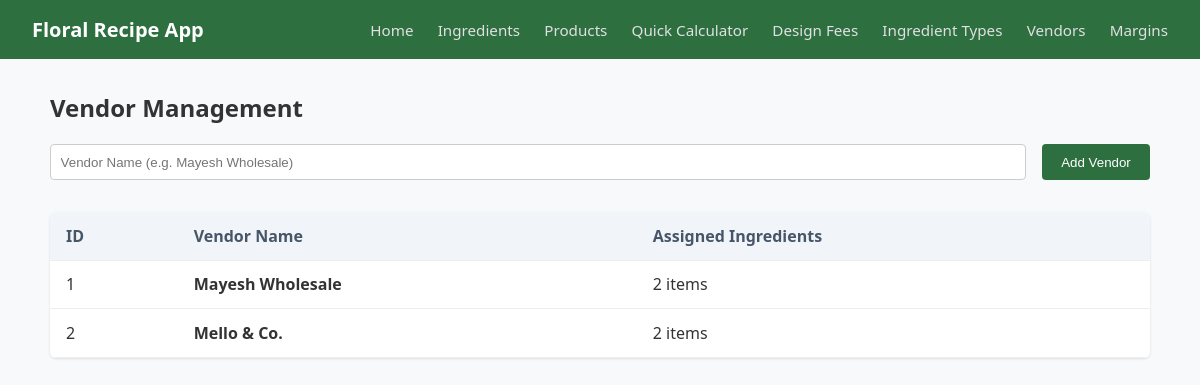
/vendors, run on the app's committed database.
### models.py (models this page shows, shortened)
class Vendor(db.Model):
    __tablename__ = 'vendors'
    id = db.Column(db.Integer, primary_key=True)
    name = db.Column(db.String(100), nullable=False)
    ingredients = db.relationship('Ingredient', backref='vendor', lazy=True)

### app.py (the view, shortened to what this page needs)
@app.route('/vendors', methods=['GET', 'POST'])
def vendors():
    all_vendors = models.Vendor.query.all()
    return render_template('vendors.html', vendors=all_vendors)

### templates/vendors.html (shortened to what this page needs)
{% extends 'base.html' %}
{% block content %}
<h2>Vendor Management</h2>
<form method="POST" class="form-inline">
    <input type="text" name="name" placeholder="Vendor Name (e.g. Mayesh Wholesale)" required>
    <button type="submit">Add Vendor</button>
</form>
<table class="data-table">
    <thead>
        <tr>
            <th>ID</th>
            <th>Vendor Name</th>
            <th>Assigned Ingredients</th>
        </tr>
    </thead>
    <tbody>
        {% for vendor in vendors %}
        <tr>
            <td>{{ vendor.id }}</td>
            <td><strong>{{ vendor.name }}</strong></td>
            <td>{{ vendor.ingredients|length }} items</td>
        </tr>
        {% else %}
        <tr><td colspan="3">No vendors found. Add one above!</td></tr>
        {% endfor %}
    </tbody>
</table>
{% endblock %}

### static/css/main.css (style rules this page uses)
body { font-family: 'Segoe UI', 'Segoe UI', Tahoma, Geneva, Verdana, sans-serif; background-color: #f8f9fa; color: #333333; margin: 0; padding: 0; }
.form-inline { display: flex; gap: 1rem; margin-bottom: 2rem; }
.form-inline input { padding: 0.6rem; border: 1px solid #ccc; border-radius: 4px; flex: 1; }
.form-inline button { background-color: #2e6f40; color: white; border: none; padding: 0.6rem 1.2rem; border-radius: 4px; cursor: pointer; }
.data-table { width: 100%; border-collapse: collapse; background: white; border-radius: 6px; overflow: hidden; box-shadow: 0 1px 3px rgba(0, 0, 0, 0.1); }
.data-table th, .data-table td { padding: 0.8rem 1rem; text-align: left; border-bottom: 1px solid #eee; }
.data-table th { background-color: #f1f5f9; color: #475569; }

### data on the page
Vendor: id "1", name "Mayesh Wholesale", ingredients|length "2"
Vendor: id "2", name "Mello & Co.", ingredients|length "2"
